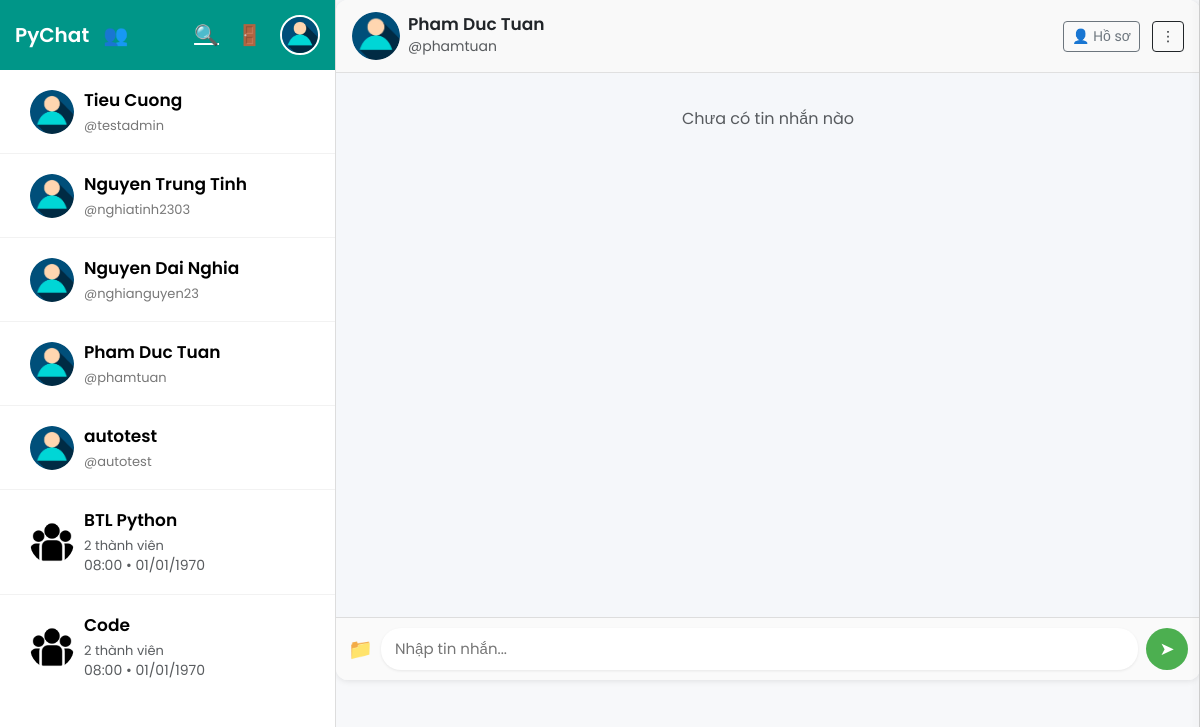
Page /chat/phamtuan/ (signed in) on the earlier database version.
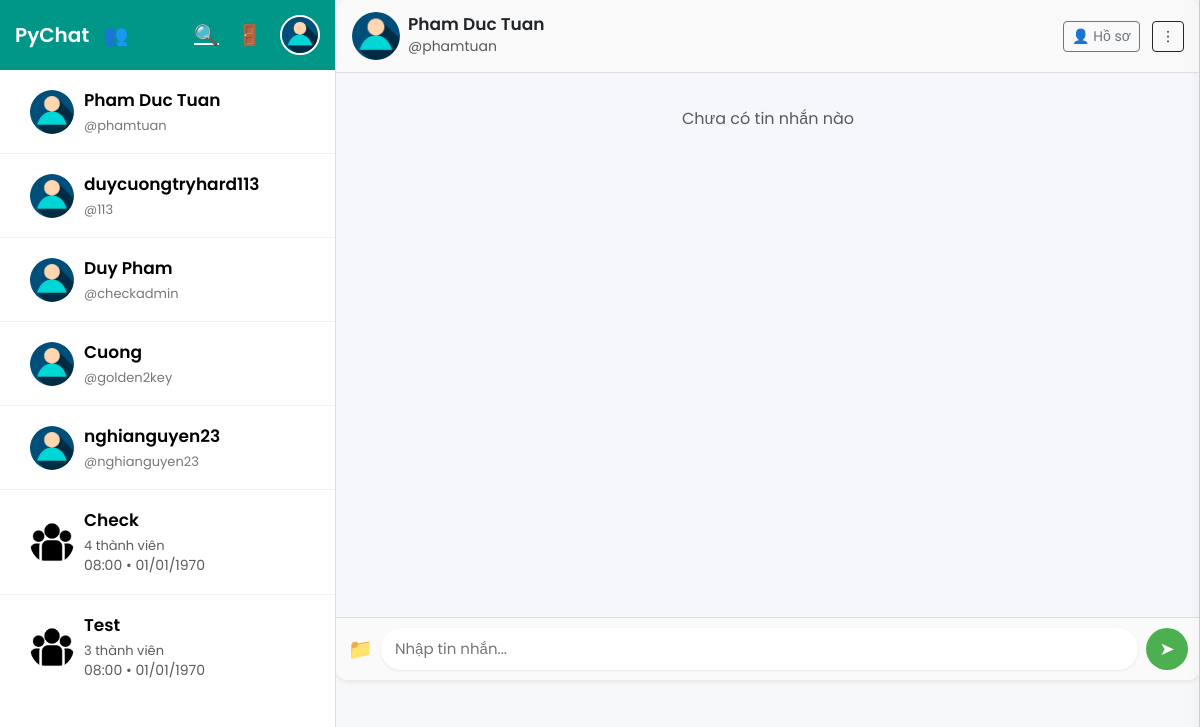
Same page on the later database version.
### chat/models.py (models this page shows, shortened)
class UserProfile(models.Model):
    user = models.OneToOneField(
        User,
        on_delete=models.CASCADE,
        related_name="profile",
        null=True, blank=True,  # ✅ cho phép tạm null để migrate an toàn
    )
    name = models.CharField(max_length=25)
    email = models.EmailField(unique=True)
    username = models.CharField(max_length=20, unique=True)
    bio = models.TextField(blank=True, null=True)
    avatar = models.ImageField(upload_to='avatars/', blank=True, null=True)

class GroupChat(models.Model):
    name = models.CharField(max_length=50)
    owner = models.ForeignKey(
        UserProfile, on_delete=models.CASCADE, related_name='owned_groups'
    )
    members = models.ManyToManyField(UserProfile, related_name='joined_groups')
    created_at = models.DateTimeField(auto_now_add=True, null=True)

### chat/views.py (the view, shortened to what this page needs)
# urls.py: path("<str:username>/", views.chats, name="chat"),
@login_required
def chats(request, username):
    me = get_object_or_404(UserProfile, username=request.user.username)
    friend = get_object_or_404(UserProfile, username=username)
    friends = UserProfile.objects.exclude(username=me.username).all()
    for f in friends:
        last_msg_time = None
        last_msg_preview = ""
        sql_msg = Messages.objects.filter(
            Q(sender_name=me, receiver_name=f)
            | Q(sender_name=f, receiver_name=me)
        ).order_by("-timestamp").first()
        if sql_msg:
            last_msg_time = timezone.localtime(sql_msg.timestamp)
            last_msg_preview = sql_msg.description or ""
        try:
            msgs = get_messages(me.username, f.username)
        except Exception as e:
            print(f"⚠️ MongoDB error ({f.username}):", e)
        f.last_msg_preview = last_msg_preview or ""
        f.last_msg_time = last_msg_time or timezone.datetime(1970, 1, 1, tzinfo=timezone.utc)
    groups = GroupChat.objects.filter(members=me).prefetch_related("members")
    for g in groups:
        try:
            msgs = get_messages(me.username, f"group_{g.id}")
            if msgs:
                ts = msgs[-1].get("timestamp", "")
                if "•" in ts:
                    t, d = ts.split("•")
                    dt = datetime.strptime(f"{d.strip()} {t.strip()}", "%d/%m/%Y %H:%M")
                    g.last_msg_time = timezone.make_aware(dt, timezone.get_current_timezone())
                else:
                    g.last_msg_time = timezone.now()
            else:
                g.last_msg_time = timezone.datetime(1970, 1, 1, tzinfo=timezone.utc)
        except Exception as e:
            print(f"⚠️ Mongo group error ({g.name}):", e)
            g.last_msg_time = timezone.datetime(1970, 1, 1, tzinfo=timezone.utc)
    combined_list = list(friends) + list(groups)
    combined_list.sort(key=lambda x: getattr(x, "last_msg_time", timezone.datetime(1970, 1, 1, tzinfo=timezone.utc)), reverse=True)
    mongo_msgs = []
    try:
        mongo_msgs = get_messages(me.username, friend.username)
    except Exception as e:
        print(f"⚠️ Lỗi tải tin nhắn MongoDB: {e}")
    today = timezone.localtime().strftime("%d/%m/%Y")
    return render(request, "chat/chats.html", {
        "curr_user": me,
        "friend": friend,
        "messages": mongo_msgs,
        "combined_list": combined_list,
        "today": today,
    })

### chat/models.py (called while the page is built, shortened)
    @property
    def description(self):
        if not self._description:
            return ""

### chat/mongo_service.py (called while the page is built, shortened)
def get_messages(sender: str, receiver: str):
    if not messages_col:
        return []

### chat/templates/chat/chats.html (shortened to what this page needs)
{% extends "chat/Base.html" %}
{% load static %}
{% block content %}
<div class="chat-wrapper">
  <div class="chat-header d-flex justify-content-between align-items-center">
    <div class="d-flex align-items-center gap-2">
      <img src="{% if friend.profile_image %}{{ friend.profile_image.url }}{% else %}{% static 'images/user_image.jpg' %}{% endif %}"
           alt="avatar" class="avatar">
      <div class="friend-info">
        <h5 class="friend-name mb-0">{{ friend.name }}</h5>
        <small class="text-muted">@{{ friend.username }}</small>
      </div>
    </div>
    <div class="header-actions">
      <button id="profileBtn" class="btn btn-sm btn-outline-secondary">👤 Hồ sơ</button>
      <button id="menuToggle" class="btn btn-sm btn-outline-dark">⋮</button>
    </div>
  </div>
  <div id="board" class="chat-board">
    {% for m in messages %}
      {% ifchanged m.date_only %}
        <div class="date-separator">
          {% if m.date_only == today %}Hôm nay{% else %}{{ m.date_only }}{% endif %}
        </div>
      {% endifchanged %}
      <div class="msg {% if m.sender == curr_user.username %}msg-out{% else %}msg-in{% endif %}" id="msg-{{ m.id|default:'' }}">
        <div class="bubble">
          {% if m.file %}
            {% with f=m.file %}
              {% if ".jpg" in f.url or ".jpeg" in f.url or ".png" in f.url %}
                <img src="{{ f.url }}" alt="{{ f.name }}" class="chat-image" loading="lazy">
              {% elif ".pdf" in f.url %}
                <a href="{{ f.url }}" target="_blank" class="file-btn pdf">📕 {{ f.name }}</a>
              {% elif ".doc" in f.url or ".docx" in f.url %}
                <a href="{{ f.url }}" target="_blank" class="file-btn word">📄 {{ f.name }}</a>
              {% elif ".zip" in f.url or ".rar" in f.url %}
                <a href="{{ f.url }}" target="_blank" class="file-btn zip">🗜 {{ f.name }}</a>
              {% else %}
                <a href="{{ f.url }}" target="_blank" class="file-btn other">📁 {{ f.name }}</a>
              {% endif %}
            {% endwith %}
          {% endif %}
          {% if m.content %}<p>{{ m.content|escape }}</p>{% endif %}
          <span class="time">{{ m.timestamp }}</span>
        </div>
      </div>
    {% empty %}
      <p class="text-muted text-center mt-3">Chưa có tin nhắn nào</p>
    {% endfor %}
  </div>
  <form id="chat-box" class="chat-input" autocomplete="off" enctype="multipart/form-data">
    <label for="fileInput" class="file-upload">📁</label>
    <input type="text" id="msg_field" placeholder="Nhập tin nhắn...">
    <button type="submit" id="send_btn">➤</button>
  </form>
</div>
{% endblock content %}

### chat/templates/chat/Base.html (shortened to what this page needs)
{% load static %}
<!DOCTYPE html>
<html lang="vi">
<head>
  <link href="https://cdn.jsdelivr.net/npm/bootstrap@5.3.2/dist/css/bootstrap.min.css" rel="stylesheet">
</head>
<body>
  <div class="chat-container">
    <div class="sidebar">
      <div class="sidebar-header">
        <div class="d-flex align-items-center gap-2">
          <a href="{% url 'chat:index' %}" class="logo-link">PyChat</a>
          <button class="nav-btn" id="createGroupBtn" title="Tạo nhóm">👥</button>
        </div>
        <div class="header-actions">
          <a href="{% url 'chat:search' %}" class="nav-btn" title="Tìm kiếm bạn bè">🔍</a>
          {% if user.is_authenticated %}
          <form method="post" action="{% url 'logout' %}" style="margin:0;">
            <button type="submit" class="nav-btn" title="Đăng xuất">🚪</button>
          </form>
          {% else %}
          <a href="{% url 'login' %}" class="nav-btn">Login</a>
          <a href="/signup" class="nav-btn">Register</a>
          {% endif %}
          <a href="{% url 'chat:view_profile' username=request.user.username %}">
            <img src="{% static 'images/user_image.jpg' %}" class="avatar-sm" alt="Profile">
          </a>
        </div>
      </div>
      <ul class="friend-list list-group list-group-flush" id="combinedChatList">
        {% for item in combined_list %}
          {% if item.members %}
            <li class="list-group-item group-box" data-groupid="{{ item.id }}">
              <a href="{% url 'chat:group_chat' item.id %}">
                <img src="{% static 'images/group_icon.png' %}" alt="Group">
                <div class="d-flex flex-column">
                  <span class="friend-name">{{ item.name }}</span>
                  <span class="friend-username text-muted">{{ item.members.count }} thành viên</span>
                  {% if item.last_msg_time %}
                    <small class="text-muted">{{ item.last_msg_time|date:"H:i • d/m/Y" }}</small>
                  {% endif %}
                </div>
              </a>
            </li>
          {% else %}
            <li class="list-group-item friend-box" data-username="{{ item.username }}">
              <a href="{% url 'chat:chat' item.username %}">
                <img src="{% static 'images/user_image.jpg' %}" alt="Avatar">
                <div class="d-flex flex-column">
                  <span class="friend-name">{{ item.name }}</span>
                  <span class="friend-username">@{{ item.username }}</span>
                </div>
              </a>
            </li>
          {% endif %}
        {% endfor %}
      </ul>
    </div>
  <div class="chat-main">
    {% block content %}
    {% endblock %}
  </div>
</body>
</html>

Differences in the rows shown:
removed UserProfile: name "Tieu Cuong", username "testadmin"
removed UserProfile: name "Nguyen Trung Tinh", username "nghiatinh2303"
removed UserProfile: name "Nguyen Dai Nghia", username "nghianguyen23"
removed UserProfile: name "autotest", username "autotest"
removed GroupChat: name "BTL Python", members.count "2", last_msg_time "08:00 • 01/01/1970"
removed GroupChat: name "Code", members.count "2", last_msg_time "08:00 • 01/01/1970"
added UserProfile: name "duycuongtryhard113", username "113"
added UserProfile: name "Duy Pham", username "checkadmin"
added UserProfile: name "Cuong", username "golden2key"
added UserProfile: name "nghianguyen23", username "nghianguyen23"
added GroupChat: name "Check", members.count "4", last_msg_time "08:00 • 01/01/1970"
added GroupChat: name "Test", members.count "3", last_msg_time "08:00 • 01/01/1970"
